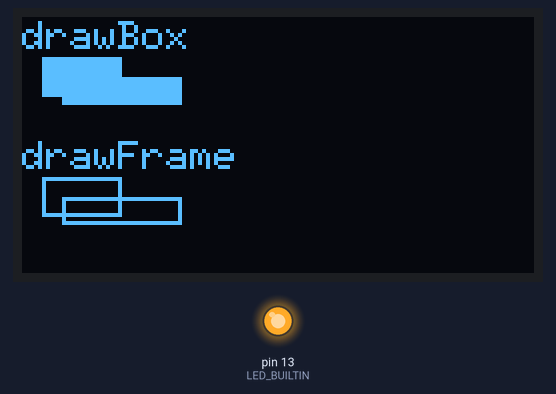
A sketch run on a simulated Arduino Uno, built with avr-gcc and run on an emulated ATmega328P. Parts: 128×64 one-colour display, output pins drawn as LEDs (lit = HIGH).

Above: at 0.32 s.
At 6.2 s:
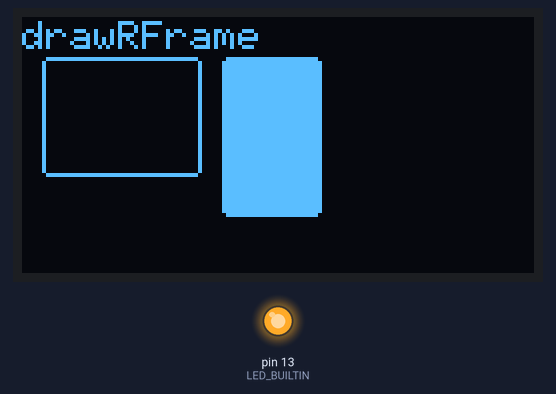
At 13.7 s:
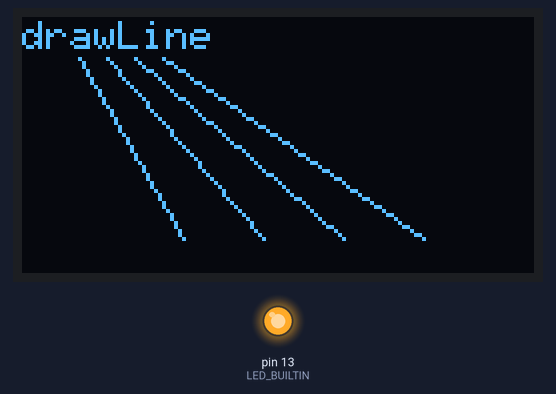
At 19.9 s:
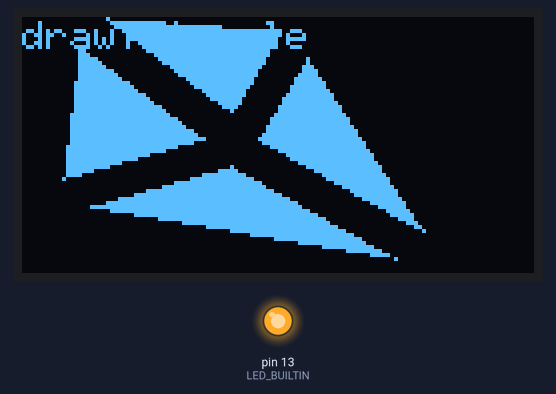
At 20.9 s:
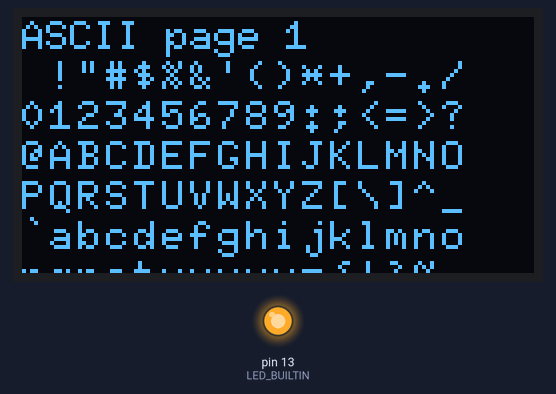
At 29.0 s:
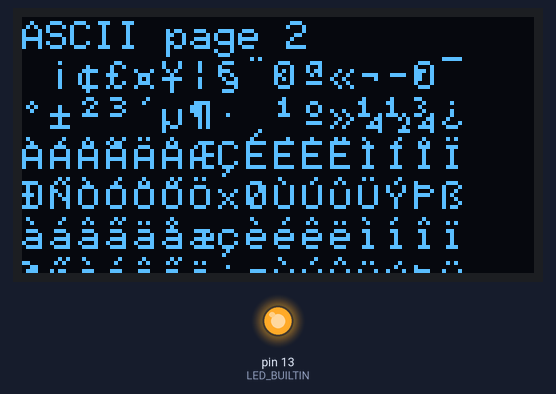

Measured:
- what the display in image 1 shows lasts 0.6 s, from 6.2 s to 6.8 s
- what the display in image 2 shows lasts 0.8 s, from 13.6 s to 14.4 s
- what the display in image 3 shows lasts 1.0 s, from 19.9 s to 20.9 s
- what the display in image 4 shows lasts 8.1 s, from 20.9 s to 29.0 s

The sketch:

22.u8glib-animation.ino
```cpp
// Tools >> Manage Libraries >> U8glib

#include <U8glib.h>

U8GLIB_SH1106_128X64 scr(U8G_I2C_OPT_NONE);

// State
uint8_t drawState = 0;
const int pages = 9;
const int pageStates = pages * 8;  // 8 demo routines

void setup() {
  //scr.setRot180(); // for flipping the display
  scr.setColorIndex(1);  // default color for the pixel (monochrome)
#if defined(ARDUINO)
  pinMode(LED_BUILTIN, OUTPUT);
  digitalWrite(LED_BUILTIN, HIGH);
#endif
}

void loop() {
  scr.firstPage();
  do {
    draw();
  } while (scr.nextPage());

  drawState = (drawState + 1) % pageStates;  // 9 pages x 8 states

  delay(200);
}

#define DIV_BY_8(x) (x >> 3)
#define LSB3(x) (x & 7)

void draw() {
  prepareDisplay();
  switch (DIV_BY_8(drawState)) {
    case 0:
      drawBox(LSB3(drawState));
      break;

    case 1:
      drawCircle(LSB3(drawState));
      break;

    case 2:
      drawFrame(LSB3(drawState));
      break;

    case 3:
      drawString(LSB3(drawState));
      break;

    case 4:
      drawLine(LSB3(drawState));
      break;

    case 5:
      drawTriangle(LSB3(drawState));
      break;

    case 6:
      drawAsciiTable("ASCII page 1", 32);
      break;

    case 7:
      drawAsciiTable("ASCII page 2", 160);
      break;

    case 8:
      drawExtraPage(LSB3(drawState));
      break;
  }
}

void prepareDisplay() {
  scr.setFont(u8g_font_6x10);
  scr.setFontRefHeightExtendedText();
  scr.setDefaultForegroundColor();
  scr.setFontPosTop();
}

void drawBox(uint8_t a) {
  scr.drawStr(0, 0, "drawBox");
  scr.drawBox(5, 10, 20, 10);
  scr.drawBox(10 + a, 15, 30, 7);
  scr.drawStr(0, 30, "drawFrame");
  scr.drawFrame(5, 10 + 30, 20, 10);
  scr.drawFrame(10 + a, 15 + 30, 30, 7);
}

void drawCircle(uint8_t a) {
  scr.drawStr(0, 0, "drawDisc");
  scr.drawDisc(10, 18, 9);
  scr.drawDisc(24 + a, 16, 7);
  scr.drawStr(0, 30, "drawCircle");
  scr.drawCircle(10, 18 + 30, a + 1);
  scr.drawCircle(24 + a, 16 + 30, 7);
}

void drawFrame(uint8_t a) {
  scr.drawStr(0, 0, "drawRFrame");
  scr.drawRFrame(5, 10, 40, 30, a + 1);
  scr.drawRBox(50, 10, 25, 40, a + 1);
}

void drawString(uint8_t a) {
  scr.drawStr(30 + a, 31, " 0");
  scr.drawStr90(30, 31 + a, " 90");
  scr.drawStr180(30 - a, 31, " 180");
  scr.drawStr270(30, 31 - a, " 270");
}

void drawLine(uint8_t a) {
  scr.drawStr(0, 0, "drawLine");
  scr.drawLine(7 + a, 10, 40, 55);
  scr.drawLine(7 + a * 2, 10, 60, 55);
  scr.drawLine(7 + a * 3, 10, 80, 55);
  scr.drawLine(7 + a * 4, 10, 100, 55);
}

void drawTriangle(uint16_t b) {
  scr.drawStr(0, 0, "drawTriangle");
  scr.drawTriangle(14, 7, 45, 30, 10, 40);
  scr.drawTriangle(14 + b, 7 - b, 45 + b, 30 - b, 57 + b, 10 - b);
  scr.drawTriangle(57 + b * 2, 10, 45 + b * 2, 30, 86 + b * 2, 53);
  scr.drawTriangle(10 + b, 40 + b, 45 + b, 30 + b, 86 + b, 53 + b);
}

void drawAsciiTable(const char *label, int asciiTableOffset) {
  char s[2] = " ";
  uint8_t x, y;
  scr.drawStr(0, 0, label);
  for (int y = 0; y < 6; y++) {
    for (int x = 0; x < 16; x++) {
      s[0] = y * 16 + x + asciiTableOffset;
      scr.drawStr(x * 7, y * 10 + 10, s);
    }
  }
}

void drawExtraPage(uint8_t a) {
  if (scr.getMode() == U8G_MODE_HICOLOR || scr.getMode() == U8G_MODE_R3G3B2) {
    drawRGB(a);
  } else if (scr.getMode() == U8G_MODE_GRAY2BIT) {
    drawGrayScale(a);
  } else {
    scr.drawStr(0, 12, "setScale2x2");
    scr.setScale2x2();
    scr.drawStr(0, 6 + a, "setScale2x2");
    scr.undoScale();
  }
}

void drawRGB(uint8_t a) {
  u8g_uint_t r, g, b;
  b = a << 5;
  for (g = 0; g < 64; g++) {
    for (r = 0; r < 64; r++) {
      scr.setRGB(r << 2, g << 2, b);
      scr.drawPixel(g, r);
    }
  }
  scr.setRGB(255, 255, 255);
  scr.drawStr(66, 0, "Color Page");
}

void drawGrayScale(uint8_t a) {
  scr.drawStr(66, 0, "Gray Level");
  for (int i = 1; i < 4; i++) {
    scr.setColorIndex(i);
    scr.drawBox((i - 1) * a, 4 + (i - 1) * a, 64 - ((i - 1) << 1) * a, 32 - ((i - 1) << 1) * a);
    scr.drawBox(70, 20, 4, 12);
  }
}
```
